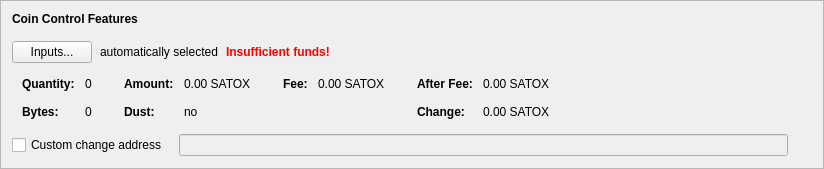
      <widget class="QFrame" name="frameCoinControl">
       <property name="sizePolicy">
        <sizepolicy hsizetype="Preferred" vsizetype="Fixed">
         <horstretch>0</horstretch>
         <verstretch>0</verstretch>
        </sizepolicy>
       </property>
       <property name="frameShape">
        <enum>QFrame::StyledPanel</enum>
       </property>
       <property name="frameShadow">
        <enum>QFrame::Raised</enum>
       </property>
       <layout class="QVBoxLayout" name="verticalLayout_4">
        <item>
         <layout class="QVBoxLayout" name="verticalLayoutCoinControl" stretch="0,0,0,0,0">
          <property name="spacing">
           <number>0</number>
          </property>
          <property name="sizeConstraint">
           <enum>QLayout::SetDefaultConstraint</enum>
          </property>
          <property name="leftMargin">
           <number>0</number>
          </property>
          <property name="topMargin">
           <number>0</number>
          </property>
          <item>
           <layout class="QHBoxLayout" name="horizontalLayoutCoinControl1">
            <property name="bottomMargin">
             <number>15</number>
            </property>
            <item>
             <widget class="QLabel" name="labelCoinControlFeatures">
              <property name="sizePolicy">
               <sizepolicy hsizetype="Preferred" vsizetype="Maximum">
                <horstretch>0</horstretch>
                <verstretch>0</verstretch>
               </sizepolicy>
              </property>
              <property name="font">
               <font>
                <weight>75</weight>
                <bold>true</bold>
               </font>
              </property>
              <property name="styleSheet">
               <string notr="true">font-weight:bold;</string>
              </property>
              <property name="text">
               <string>Coin Control Features</string>
              </property>
             </widget>
            </item>
           </layout>
          </item>
          <item>
           <layout class="QHBoxLayout" name="horizontalLayoutCoinControl2" stretch="0,0,0,0">
            <property name="spacing">
             <number>8</number>
            </property>
            <property name="bottomMargin">
             <number>10</number>
            </property>
            <item>
             <widget class="QPushButton" name="pushButtonCoinControl">
              <property name="styleSheet">
               <string notr="true"/>
              </property>
              <property name="text">
               <string>Inputs...</string>
              </property>
              <property name="autoDefault">
               <bool>false</bool>
              </property>
             </widget>
            </item>
            <item>
             <widget class="QLabel" name="labelCoinControlAutomaticallySelected">
              <property name="text">
               <string>automatically selected</string>
              </property>
              <property name="margin">
               <number>5</number>
              </property>
             </widget>
            </item>
            <item>
             <widget class="QLabel" name="labelCoinControlInsuffFunds">
              <property name="font">
               <font>
                <weight>75</weight>
                <bold>true</bold>
               </font>
              </property>
              <property name="styleSheet">
               <string notr="true">color:red;font-weight:bold;</string>
              </property>
              <property name="text">
               <string>Insufficient funds!</string>
              </property>
              <property name="margin">
               <number>5</number>
              </property>
             </widget>
            </item>
            <item>
             <spacer name="horizontalSpacerCoinControl">
              <property name="orientation">
               <enum>Qt::Horizontal</enum>
              </property>
              <property name="sizeHint" stdset="0">
               <size>
                <width>40</width>
                <height>1</height>
               </size>
              </property>
             </spacer>
            </item>
           </layout>
          </item>
          <item>
           <widget class="QWidget" name="widgetCoinControl" native="true">
            <property name="sizePolicy">
             <sizepolicy hsizetype="Preferred" vsizetype="Preferred">
              <horstretch>0</horstretch>
              <verstretch>0</verstretch>
             </sizepolicy>
            </property>
            <property name="minimumSize">
             <size>
              <width>0</width>
              <height>0</height>
             </size>
            </property>
            <property name="styleSheet">
             <string notr="true"/>
            </property>
            <layout class="QHBoxLayout" name="horizontalLayoutCoinControl5">
             <property name="leftMargin">
              <number>0</number>
             </property>
             <property name="topMargin">
              <number>0</number>
             </property>
             <property name="rightMargin">
              <number>0</number>
             </property>
             <property name="bottomMargin">
              <number>0</number>
             </property>
             <item>
              <layout class="QHBoxLayout" name="horizontalLayoutCoinControl3" stretch="0,0,0,1">
               <property name="spacing">
                <number>20</number>
               </property>
               <property name="topMargin">
                <number>0</number>
               </property>
               <property name="bottomMargin">
                <number>10</number>
               </property>
               <item>
                <layout class="QFormLayout" name="formLayoutCoinControl1">
                 <property name="horizontalSpacing">
                  <number>10</number>
                 </property>
                 <property name="verticalSpacing">
                  <number>14</number>
                 </property>
                 <property name="leftMargin">
                  <number>10</number>
                 </property>
                 <property name="topMargin">
                  <number>4</number>
                 </property>
                 <property name="rightMargin">
                  <number>6</number>
                 </property>
                 <item row="0" column="0">
                  <widget class="QLabel" name="labelCoinControlQuantityText">
                   <property name="font">
                    <font>
                     <weight>75</weight>
                     <bold>true</bold>
                    </font>
                   </property>
                   <property name="text">
                    <string>Quantity:</string>
                   </property>
                   <property name="margin">
                    <number>0</number>
                   </property>
                  </widget>
                 </item>
                 <item row="0" column="1">
                  <widget class="QLabel" name="labelCoinControlQuantity">
                   <property name="cursor">
                    <cursorShape>IBeamCursor</cursorShape>
                   </property>
                   <property name="contextMenuPolicy">
                    <enum>Qt::ActionsContextMenu</enum>
                   </property>
                   <property name="text">
                    <string notr="true">0</string>
                   </property>
                   <property name="margin">
                    <number>0</number>
                   </property>
                   <property name="textInteractionFlags">
                    <set>Qt::LinksAccessibleByMouse|Qt::TextSelectableByKeyboard|Qt::TextSelectableByMouse</set>
                   </property>
                  </widget>
                 </item>
                 <item row="1" column="0">
                  <widget class="QLabel" name="labelCoinControlBytesText">
                   <property name="font">
                    <font>
                     <weight>75</weight>
                     <bold>true</bold>
                    </font>
                   </property>
                   <property name="text">
                    <string>Bytes:</string>
                   </property>
                  </widget>
                 </item>
                 <item row="1" column="1">
                  <widget class="QLabel" name="labelCoinControlBytes">
                   <property name="cursor">
                    <cursorShape>IBeamCursor</cursorShape>
                   </property>
                   <property name="contextMenuPolicy">
                    <enum>Qt::ActionsContextMenu</enum>
                   </property>
                   <property name="text">
                    <string notr="true">0</string>
                   </property>
                   <property name="textInteractionFlags">
                    <set>Qt::LinksAccessibleByMouse|Qt::TextSelectableByKeyboard|Qt::TextSelectableByMouse</set>
                   </property>
                  </widget>
                 </item>
                </layout>
               </item>
               <item>
                <layout class="QFormLayout" name="formLayoutCoinControl2">
                 <property name="horizontalSpacing">
                  <number>10</number>
                 </property>
                 <property name="verticalSpacing">
                  <number>14</number>
                 </property>
                 <property name="leftMargin">
                  <number>6</number>
                 </property>
                 <property name="topMargin">
                  <number>4</number>
                 </property>
                 <property name="rightMargin">
                  <number>6</number>
                 </property>
                 <item row="0" column="0">
                  <widget class="QLabel" name="labelCoinControlAmountText">
                   <property name="font">
                    <font>
                     <weight>75</weight>
                     <bold>true</bold>
                    </font>
                   </property>
                   <property name="text">
                    <string>Amount:</string>
                   </property>
                   <property name="margin">
                    <number>0</number>
                   </property>
                  </widget>
                 </item>
                 <item row="0" column="1">
                  <widget class="QLabel" name="labelCoinControlAmount">
                   <property name="cursor">
                    <cursorShape>IBeamCursor</cursorShape>
                   </property>
                   <property name="contextMenuPolicy">
                    <enum>Qt::ActionsContextMenu</enum>
                   </property>
                   <property name="text">
                    <string notr="true">0.00 SATOX</string>
                   </property>
                   <property name="textInteractionFlags">
                    <set>Qt::LinksAccessibleByMouse|Qt::TextSelectableByKeyboard|Qt::TextSelectableByMouse</set>
                   </property>
                  </widget>
                 </item>
                 <item row="1" column="0">
                  <widget class="QLabel" name="labelCoinControlLowOutputText">
                   <property name="font">
                    <font>
                     <weight>75</weight>
                     <bold>true</bold>
                    </font>
                   </property>
                   <property name="text">
                    <string>Dust:</string>
                   </property>
                  </widget>
                 </item>
                 <item row="1" column="1">
                  <widget class="QLabel" name="labelCoinControlLowOutput">
                   <property name="cursor">
                    <cursorShape>IBeamCursor</cursorShape>
                   </property>
                   <property name="contextMenuPolicy">
                    <enum>Qt::ActionsContextMenu</enum>
                   </property>
                   <property name="text">
                    <string notr="true">no</string>
                   </property>
                   <property name="textInteractionFlags">
                    <set>Qt::LinksAccessibleByMouse|Qt::TextSelectableByKeyboard|Qt::TextSelectableByMouse</set>
                   </property>
                  </widget>
                 </item>
                </layout>
               </item>
               <item>
                <layout class="QFormLayout" name="formLayoutCoinControl3">
                 <property name="horizontalSpacing">
                  <number>10</number>
                 </property>
                 <property name="verticalSpacing">
                  <number>14</number>
                 </property>
                 <property name="leftMargin">
                  <number>6</number>
                 </property>
                 <property name="topMargin">
                  <number>4</number>
                 </property>
                 <property name="rightMargin">
                  <number>6</number>
                 </property>
                 <item row="0" column="0">
                  <widget class="QLabel" name="labelCoinControlFeeText">
                   <property name="font">
                    <font>
                     <weight>75</weight>
                     <bold>true</bold>
                    </font>
                   </property>
                   <property name="text">
                    <string>Fee:</string>
                   </property>
                   <property name="margin">
                    <number>0</number>
                   </property>
                  </widget>
                 </item>
                 <item row="0" column="1">
                  <widget class="QLabel" name="labelCoinControlFee">
                   <property name="cursor">
                    <cursorShape>IBeamCursor</cursorShape>
                   </property>
                   <property name="contextMenuPolicy">
                    <enum>Qt::ActionsContextMenu</enum>
                   </property>
                   <property name="text">
                    <string notr="true">0.00 SATOX</string>
                   </property>
                   <property name="textInteractionFlags">
                    <set>Qt::LinksAccessibleByMouse|Qt::TextSelectableByKeyboard|Qt::TextSelectableByMouse</set>
                   </property>
                  </widget>
                 </item>
                </layout>
               </item>
               <item>
                <layout class="QFormLayout" name="formLayoutCoinControl4">
                 <property name="horizontalSpacing">
                  <number>10</number>
                 </property>
                 <property name="verticalSpacing">
                  <number>14</number>
                 </property>
                 <property name="leftMargin">
                  <number>6</number>
                 </property>
                 <property name="topMargin">
                  <number>4</number>
                 </property>
                 <property name="rightMargin">
                  <number>6</number>
                 </property>
                 <item row="0" column="0">
                  <widget class="QLabel" name="labelCoinControlAfterFeeText">
                   <property name="font">
                    <font>
                     <weight>75</weight>
                     <bold>true</bold>
                    </font>
                   </property>
                   <property name="text">
                    <string>After Fee:</string>
                   </property>
                   <property name="margin">
                    <number>0</number>
                   </property>
                  </widget>
                 </item>
                 <item row="0" column="1">
                  <widget class="QLabel" name="labelCoinControlAfterFee">
                   <property name="cursor">
                    <cursorShape>IBeamCursor</cursorShape>
                   </property>
                   <property name="contextMenuPolicy">
                    <enum>Qt::ActionsContextMenu</enum>
                   </property>
                   <property name="text">
                    <string notr="true">0.00 SATOX</string>
                   </property>
                   <property name="textInteractionFlags">
                    <set>Qt::LinksAccessibleByMouse|Qt::TextSelectableByKeyboard|Qt::TextSelectableByMouse</set>
                   </property>
                  </widget>
                 </item>
                 <item row="1" column="0">
                  <widget class="QLabel" name="labelCoinControlChangeText">
                   <property name="font">
                    <font>
                     <weight>75</weight>
                     <bold>true</bold>
                    </font>
                   </property>
                   <property name="text">
                    <string>Change:</string>
                   </property>
                  </widget>
                 </item>
                 <item row="1" column="1">
                  <widget class="QLabel" name="labelCoinControlChange">
                   <property name="cursor">
                    <cursorShape>IBeamCursor</cursorShape>
                   </property>
                   <property name="contextMenuPolicy">
                    <enum>Qt::ActionsContextMenu</enum>
                   </property>
                   <property name="text">
                    <string notr="true">0.00 SATOX</string>
                   </property>
                   <property name="textInteractionFlags">
                    <set>Qt::LinksAccessibleByMouse|Qt::TextSelectableByKeyboard|Qt::TextSelectableByMouse</set>
                   </property>
                  </widget>
                 </item>
                </layout>
               </item>
              </layout>
             </item>
            </layout>
           </widget>
          </item>
          <item>
           <layout class="QHBoxLayout" name="horizontalLayoutCoinControl4" stretch="0,0,0">
            <property name="spacing">
             <number>12</number>
            </property>
            <property name="sizeConstraint">
             <enum>QLayout::SetDefaultConstraint</enum>
            </property>
            <property name="topMargin">
             <number>5</number>
            </property>
            <property name="rightMargin">
             <number>5</number>
            </property>
            <item>
             <widget class="QCheckBox" name="checkBoxCoinControlChange">
              <property name="toolTip">
               <string>If this is activated, but the change address is empty or invalid, change will be sent to a newly generated address.</string>
              </property>
              <property name="text">
               <string>Custom change address</string>
              </property>
             </widget>
            </item>
            <item>
             <widget class="QValidatedLineEdit" name="lineEditCoinControlChange">
              <property name="enabled">
               <bool>false</bool>
              </property>
              <property name="sizePolicy">
               <sizepolicy hsizetype="Expanding" vsizetype="Fixed">
                <horstretch>0</horstretch>
                <verstretch>0</verstretch>
               </sizepolicy>
              </property>
             </widget>
            </item>
            <item>
             <widget class="QLabel" name="labelCoinControlChangeLabel">
              <property name="sizePolicy">
               <sizepolicy hsizetype="Preferred" vsizetype="Expanding">
                <horstretch>0</horstretch>
                <verstretch>0</verstretch>
               </sizepolicy>
              </property>
              <property name="minimumSize">
               <size>
                <width>0</width>
                <height>0</height>
               </size>
              </property>
              <property name="text">
               <string/>
              </property>
              <property name="margin">
               <number>3</number>
              </property>
             </widget>
            </item>
           </layout>
          </item>
          <item>
           <spacer name="verticalSpacerCoinControl">
            <property name="orientation">
             <enum>Qt::Vertical</enum>
            </property>
            <property name="sizeType">
             <enum>QSizePolicy::Expanding</enum>
            </property>
            <property name="sizeHint" stdset="0">
             <size>
              <width>800</width>
              <height>1</height>
             </size>
            </property>
           </spacer>
          </item>
         </layout>
        </item>
       </layout>
      </widget>
